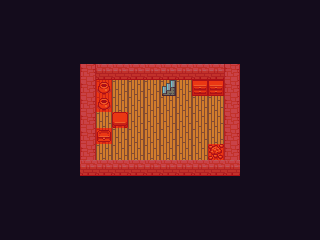

The image is a tile-based game level rendered from a .tmx file. Its description and source (layers, tilesets, objects; grid data summarised) follow:
An orthogonal 20x15 tile map with 16x16 px tiles, 3 tile layers (background, foreground, collisions), 2 tilesets and 2 objects (upstairs, downstairs).

<map version="1.0" orientation="orthogonal" renderorder="right-down" width="20" height="15" tilewidth="16" tileheight="16" nextobjectid="7">
 <tileset firstgid="1" name="basictiles" tilewidth="16" tileheight="16" tilecount="120">
  <image source="../tilesets/basictiles.png" width="128" height="240" />
 </tileset>
 <tileset firstgid="121" name="markers16" tilewidth="16" tileheight="16" tilecount="2">
  <image source="../tilesets/markers16.png" width="32" height="16" />
 </tileset>
 <layer name="background" width="20" height="15">
  <data>[300 cells, 300 non-empty, 2 distinct tile ids]</data>
 </layer>
 <layer name="foreground" width="20" height="15">
  <data>[300 cells, 38 non-empty, 8 distinct tile ids]</data>
 </layer>
 <layer name="collisions" width="20" height="15">
  <data>[300 cells, 37 non-empty, 1 distinct tile ids]</data>
 </layer>
 <objectgroup name="doors">
  <object id="1" name="upstairs" x="162" y="81" width="12" height="12">
   <properties>
    <property name="destination" value="rpgmap1" />
   </properties>
  </object>
 </objectgroup>
 <objectgroup name="spawnpoints">
  <object id="5" name="downstairs" x="145" y="85" width="3" height="3">
   <ellipse />
  </object>
 </objectgroup>
</map>
